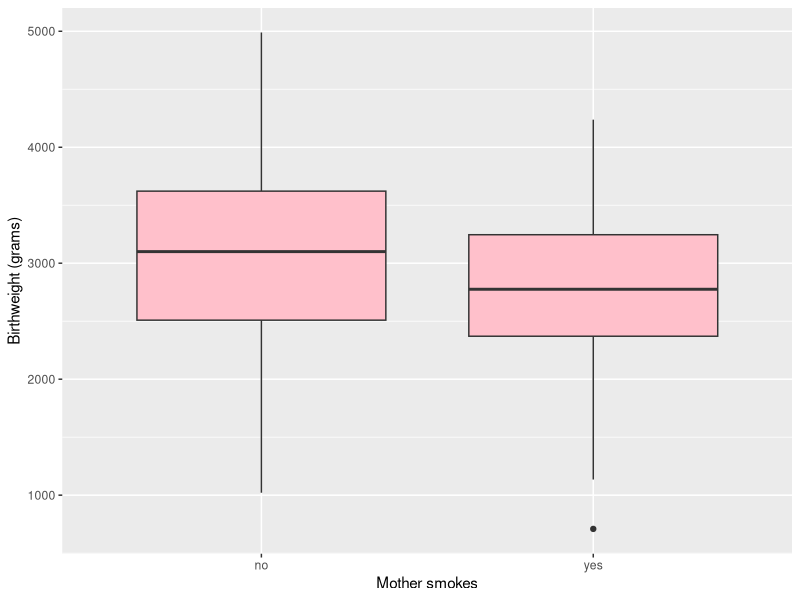
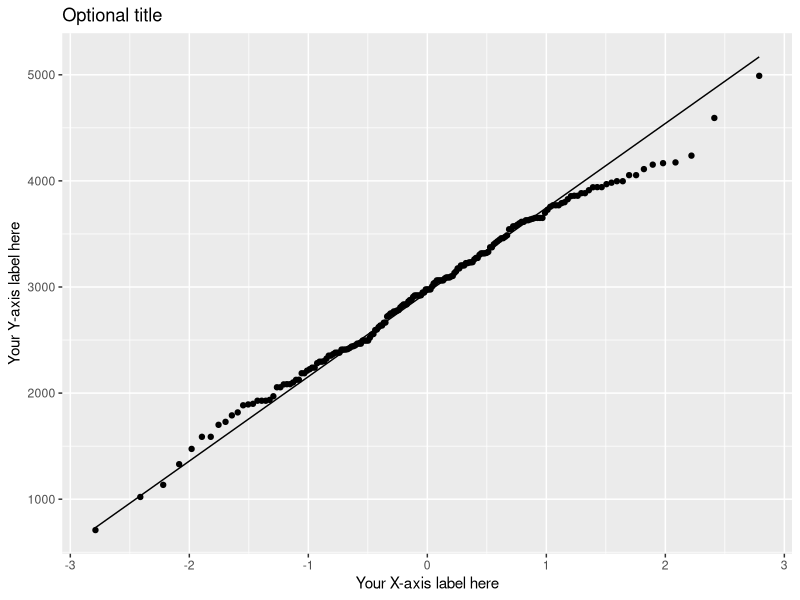
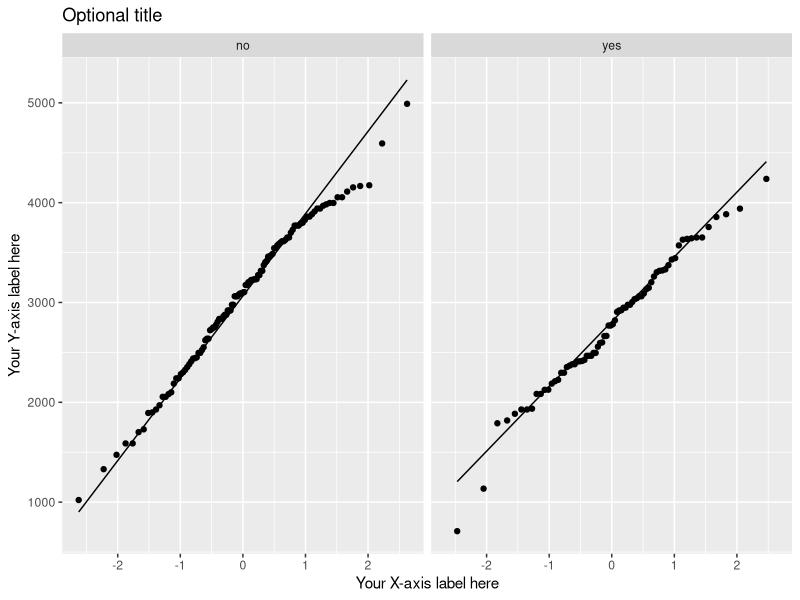
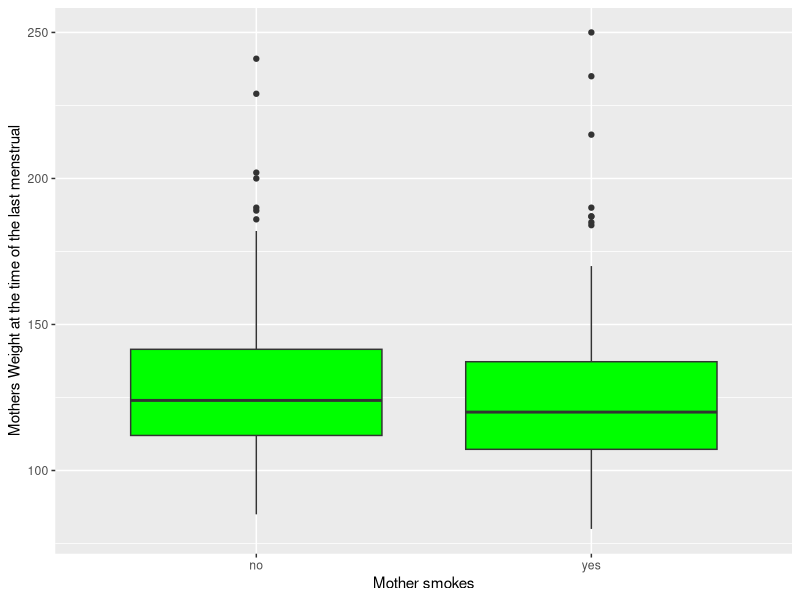

The R script that drew these images, in order:
library(MASS)
library(tidyverse)
head(birthwt)


birthwt <- as_tibble(MASS::birthwt) #tibble instead of a traditional data frame.


head(birthwt)

#we relabel the 0 as no and the 1 as yes for the columns smoke, ht, ui, low
birthwt <- birthwt %>%
  mutate(race = recode_factor(race, '1' = "white",'2' = "black", '3' = "other")) %>%
  mutate_at(c("smoke", "ht", "ui", "low"),
            ~ recode_factor(.x, '0' = "no", '1' = "yes"))

head(birthwt)


#Let's start by looking at the relationship between birth weights and whether or not the mother smokes.

qplot(x = smoke, y = bwt,
      geom = "boxplot", data = birthwt,
      xlab = "Mother smokes",
      ylab = "Birthweight (grams)",
      fill = I("pink"))



#The first thing we want to do is extract the data for mothers who smoke
mothers_who_smokes <- filter(birthwt, smoke=='yes')
mean(mothers_who_smokes$bwt)


#We can use the following code to calculate for the no and yes group
birthwt %>%
   group_by(smoke) %>%
   summarize(mean_bwt = mean(bwt),
               sd_bwt = sd(bwt))





#Let's also calculate the standard error which takes into account the sizes of the samples.

birthwt %>%
  group_by(smoke) %>%
  summarize(num.obs = n(),
            mean_bwt = round(mean(bwt), 0),
            sd_bwt = round(sd(bwt), 0),
            se_bwt = round(sd(bwt) / sqrt(num.obs), 0))


#Two Sample Test for the Difference between two Population Means


bwt_t_test <- t.test(bwt ~ smoke, data = birthwt)
bwt_t_test


#QQ-plot (quantile-quantile plot
#We use the stat_qq() function

p_bwt <- ggplot(data = birthwt, aes(sample = bwt))
p_bwt + stat_qq() + stat_qq_line() +
  labs(
    x = "Your X-axis label here",
    y = "Your Y-axis label here",
    title = "Optional title"
  )

#We can produce separate [plots for smokers and non-smokers
p_bwt + stat_qq() + stat_qq_line() + facet_grid(. ~ smoke) +labs(
  x = "Your X-axis label here",
  y = "Your Y-axis label here",
  title = "Optional title"
)

#Repeat the above analysis and investigate the relationship between the moth-
#ers weight at the time of the last menstrual period and the mothers status as
#a smoker/non-smoker. What about the other variables?

qplot(x = smoke, y = lwt,
      geom = "boxplot", data = birthwt,
      xlab = "Mother smokes",
      ylab = "Mothers Weight at the time of the last menstrual",
      fill = I("green"))


birthwt %>%
  group_by(smoke) %>%
  summarize(num.obs = n(), #size of sample
            mean_lwt = mean(lwt), #mean of lwt in the relaionship
            sd_lwt = sd(lwt), #standard deviation of lwt
            se_bwt = round(sd(bwt) / sqrt(num.obs), 0)) #standard error


lwt_t_test <- t.test(lwt ~ smoke, data = birthwt)
lwt_t_test
